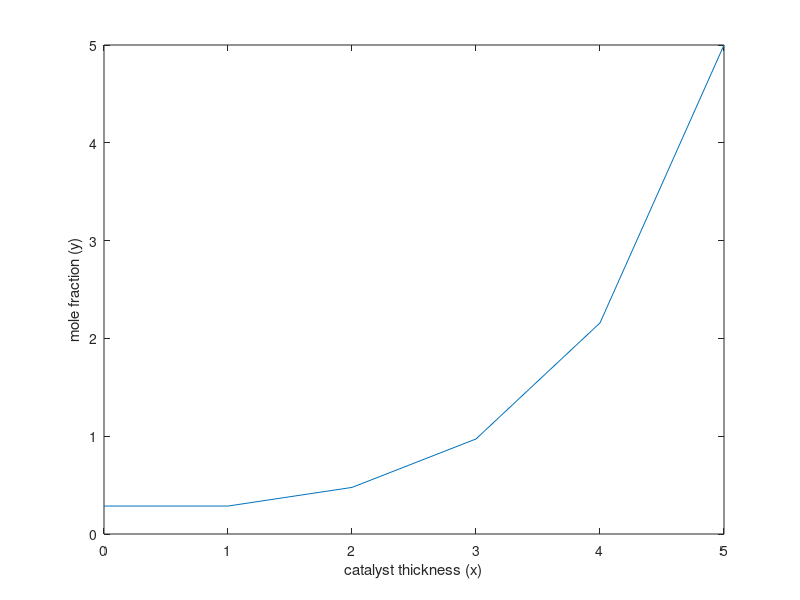

MATLAB code to generate this figure:

% The following differential equation shows the concentration differences in a catalyst particle. Using finite difference method to solve it (0<x<1)
% (1/x)*d/dx (x*dy/dx) - y = 0     
% B.C: 1) @x = 0 , dy/dx = 0  2) @x = 1 , y=1
clc
clear
close all
p=input("enter the number of divisions\n");%receive the number of divisions from the user
y_end=input("enter a number between 0 and 1 as the mole fraction of the absorbate on the surface of the catalyst\n");%receive the mole fraction of the absorbate on the surface of the catalyst from the user
x_end=input("enter the thickness of the catalyst\n");%receive the thickness of the catalyst from the user
y0=linspace(0,y_end,p+1);%initial guess (y0 is also used to keep last iteration values of vector 'y' in the loop 'while' to calculate errors)
dx=x_end/p;%calculate delta x
y=y0;%defining vector 'y' and initialize with y0 values because of the 'for' loop's format for calculating y in line 17
h=1;%to enter while loop
u=0;%initialize iteration counter with Zero
 while h>0%all unknown y values will be calculated untill the error tolerance reaches below 0.001%
    y0=y;%valuation y0 with the vector 'y' in last iteration
    y(1)=y(2);%boundary condition in derivative form (first boundary condition) 
    for w=2:p % 'w' is vector 'y' index
        x=(w-1)*dx;%updating the value of x
        y(w)=((dx/(2*x))*(y(w+1)-y(w-1))+y(w+1)+y(w-1))/(2+dx^2);%calculating vector 'y' cells
    end
    h=p;%valuation of 'h' to check all unknown y values in vector y (we have p+1 variables and p unknowns)
    e=(y0-y)./y;%calculating relative error for y vector
    for n=1:p%y values check list loop
       if abs(e(n))<0.00001 %comparing error values with the desired tolerance
           h=h-1;%each unknown error below 0.001% is eliminated from the list
       end
    end
    u=u+1;%counting iterations
 end
fprintf('y values=\n');%printing "y values=" for the user interfacing
disp(y);%printing y values
fprintf('number of iterations=\n');%printing "number of iterations=" for the user interfacing
disp(u);%printing number of iterations
x1=linspace(0,x_end,p+1);%defining x vector
plot(x1,y)%plot the y-x curve
xlabel('catalyst thickness (x)')% labeling the x direction
ylabel('mole fraction (y)')% labeling the y direction